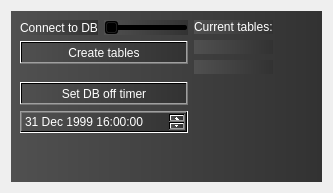
      <widget class="QWidget" name="tab">
       <attribute name="title">
        <string>Database</string>
       </attribute>
       <layout class="QVBoxLayout" name="verticalLayout_21">
        <item>
         <widget class="QWidget" name="verticalWidget" native="true">
          <property name="styleSheet">
           <string notr="true">background-color: qlineargradient(spread:pad, x1:0, y1:0, x2:1, y2:0, stop:0 rgba(80, 80, 80, 255), stop:1 rgba(50, 50, 50, 255));</string>
          </property>
          <layout class="QHBoxLayout" name="horizontalLayout_9">
           <item>
            <layout class="QHBoxLayout" name="horizontalLayout_8">
             <item>
              <layout class="QVBoxLayout" name="verticalLayout_16">
               <item>
                <layout class="QFormLayout" name="formLayout">
                 <item row="0" column="0">
                  <widget class="QLabel" name="label">
                   <property name="styleSheet">
                    <string notr="true">color: rgb(255, 255, 255);</string>
                   </property>
                   <property name="text">
                    <string>Connect to DB</string>
                   </property>
                  </widget>
                 </item>
                 <item row="0" column="1">
                  <widget class="QSlider" name="DBON">
                   <property name="sizePolicy">
                    <sizepolicy hsizetype="Preferred" vsizetype="Fixed">
                     <horstretch>0</horstretch>
                     <verstretch>0</verstretch>
                    </sizepolicy>
                   </property>
                   <property name="maximum">
                    <number>1</number>
                   </property>
                   <property name="orientation">
                    <enum>Qt::Horizontal</enum>
                   </property>
                  </widget>
                 </item>
                </layout>
               </item>
               <item>
                <widget class="QPushButton" name="CreateTables">
                 <property name="styleSheet">
                  <string notr="true">color: rgb(255, 255, 255);</string>
                 </property>
                 <property name="text">
                  <string>Create tables</string>
                 </property>
                </widget>
               </item>
               <item>
                <layout class="QVBoxLayout" name="verticalLayout_25">
                 <property name="topMargin">
                  <number>12</number>
                 </property>
                 <item>
                  <widget class="QPushButton" name="dbofftimer">
                   <property name="styleSheet">
                    <string notr="true">color: rgb(255, 255, 255);</string>
                   </property>
                   <property name="text">
                    <string>Set DB off timer</string>
                   </property>
                  </widget>
                 </item>
                 <item>
                  <widget class="QDateTimeEdit" name="dbcronometeroff">
                   <property name="styleSheet">
                    <string notr="true">color: rgb(255, 255, 255);</string>
                   </property>
                   <property name="dateTime">
                    <datetime>
                     <hour>16</hour>
                     <minute>0</minute>
                     <second>0</second>
                     <year>1999</year>
                     <month>12</month>
                     <day>31</day>
                    </datetime>
                   </property>
                  </widget>
                 </item>
                </layout>
               </item>
               <item>
                <spacer name="verticalSpacer_2">
                 <property name="orientation">
                  <enum>Qt::Vertical</enum>
                 </property>
                 <property name="sizeHint" stdset="0">
                  <size>
                   <width>20</width>
                   <height>40</height>
                  </size>
                 </property>
                </spacer>
               </item>
              </layout>
             </item>
             <item>
              <layout class="QVBoxLayout" name="verticalLayout_22">
               <item>
                <widget class="QLabel" name="label_10">
                 <property name="styleSheet">
                  <string notr="true">color: rgb(255, 255, 255);</string>
                 </property>
                 <property name="text">
                  <string>Current tables:</string>
                 </property>
                </widget>
               </item>
               <item>
                <widget class="QLabel" name="tabledisplay1">
                 <property name="styleSheet">
                  <string notr="true">color: rgb(255, 255, 255);</string>
                 </property>
                 <property name="text">
                  <string/>
                 </property>
                </widget>
               </item>
               <item>
                <widget class="QLabel" name="tabledisplay2">
                 <property name="styleSheet">
                  <string notr="true">color: rgb(255, 255, 255);</string>
                 </property>
                 <property name="text">
                  <string/>
                 </property>
                </widget>
               </item>
               <item>
                <spacer name="verticalSpacer_4">
                 <property name="orientation">
                  <enum>Qt::Vertical</enum>
                 </property>
                 <property name="sizeHint" stdset="0">
                  <size>
                   <width>20</width>
                   <height>40</height>
                  </size>
                 </property>
                </spacer>
               </item>
              </layout>
             </item>
             <item>
              <spacer name="horizontalSpacer_2">
               <property name="orientation">
                <enum>Qt::Horizontal</enum>
               </property>
               <property name="sizeHint" stdset="0">
                <size>
                 <width>40</width>
                 <height>20</height>
                </size>
               </property>
              </spacer>
             </item>
            </layout>
           </item>
          </layout>
         </widget>
        </item>
       </layout>
      </widget>
